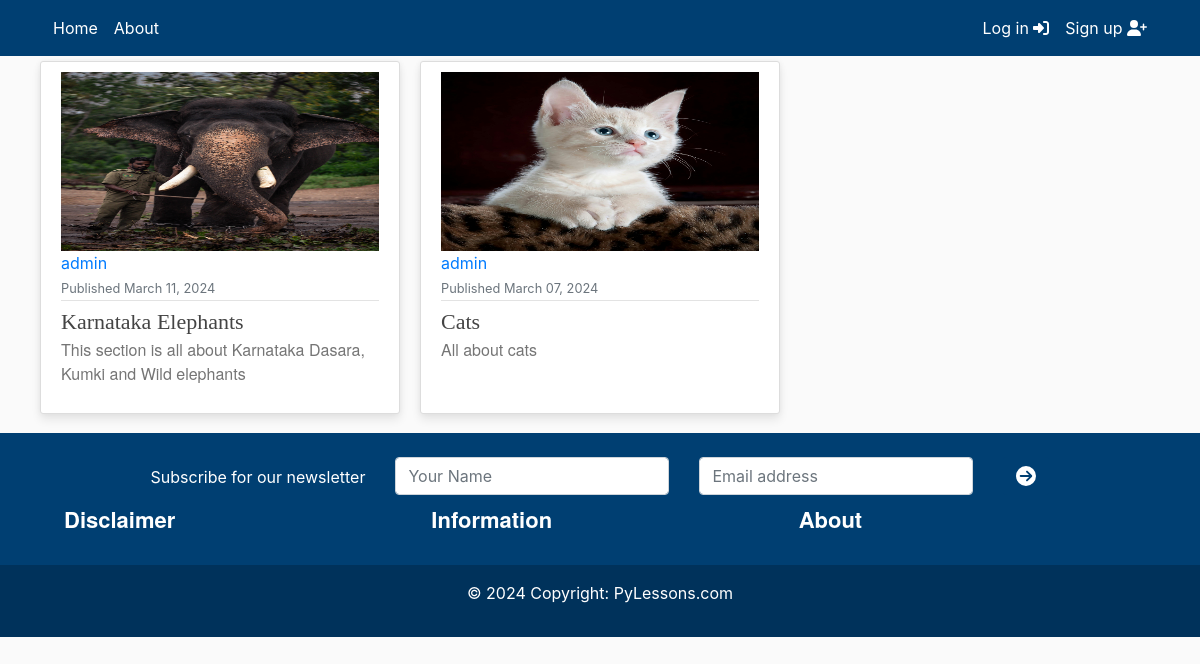
The page / on the database its author committed.
### myapp/models.py (models this page shows, shortened)
class ArticleSeries(models.Model):
    class Meta:
        verbose_name_plural = 'Article Series'
        ordering = ['-published']
    def image_upload_to(self, instance=None):
        if instance:
            return os.path.join('ArticleSeries', slugify(self.slug), instance)
        return None
    image = models.ImageField(default='default/noimage.jpg', upload_to=image_upload_to, max_length=255)
    title = models.CharField(max_length=200)
    subtitle = models.CharField(max_length=200, default='', blank=False)
    slug = models.SlugField('Series slug', null=False, blank=False, unique=True)
    published = models.DateTimeField("Date published", default=timezone.now)
    author = models.ForeignKey(get_user_model(), default=1, on_delete=models.SET_DEFAULT)

### users/models.py (models this page shows)
class CustomUser(AbstractUser):
    STATUS_CHOICES = (
        ('regular', 'Regular'),
        ('subscriber', 'Subscriber'),
        ('moderator', 'Moderator')
    )
    def __str__(self) -> str:
        return self.username
    def image_upload_to(self, instance=None):
        if instance:
            return os.path.join('Users', self.username, instance)
        return None
    image = models.ImageField(
        default='default/user.jpg', upload_to=image_upload_to)
    email = models.EmailField(unique=True)
    status = models.CharField(
        max_length=100, choices=STATUS_CHOICES, default='regular')
    description = models.TextField(
        'Description', max_length=600, default='', blank=True)

### myapp/views.py (the view)
# urls.py: path("", views.homepage, name="homepage"),
def homepage(request):
    article_series = ArticleSeries.objects.all()
    context = {'objects': article_series, 'type': 'series'}
    return render(request, 'myapp/home.html', context=context)

### myapp/templates/myapp/home.html (shortened to what this page needs)
{% extends "myapp/header.html" %}
{% block content %}
    <div class="row display-flex justify-content-start">
    {% for object in objects %}
        <div class="col-lg-4 col-md-6 col-sm-12 mobiledevice">
            <article class="media content-section customhover" style="height: 95%;">
                <div class="media-body">
                    <a href="/{{object.slug}}">
                        <div class="aspect-ratio-box">
                            <img class="img-fluid" src="{{ object.image.url }}">
                        </div>
                    </a>
                    <div class="d-flex article-metadata">
                        <div>
                            <a class="mr-2" href="{% url 'users:profile' object.author %}">{{ object.author }}</a><br>
                            <small class="text-muted">Published {{ object.published|date:"F d, Y" }}</small>
                        </div>
                    </div>
                    <div>
                        <a class="article-title line-clamp-2 title-style" style="font-size: 22px" href="/{{object.slug}}">
                            {{ object.title }}
                        </a>
                        <a href="/{{object.slug}}" style="text-decoration: none;">
                            <p class="article-content line-clamp-5 subtitle-style">{{ object.subtitle }}</p>
                        </a>
                    </div>
                </div>
            </article>
        </div>
    {% endfor %}
    </div>
{% endblock content %}

### myapp/static/myapp/main.css (style rules this page uses)
:root { --footercolor: #003F72; --navbarcolor: #003F72; --btncolor: #003F72; --socialcolor: #003F72; --brightText: #ffffff; }
body { background: #fafafa; }
.content-section { background: #ffffff; padding: 10px 20px; border: 1px solid #dddddd; border-radius: 3px; margin-bottom: 20px; }
.article-title { color: #444444; }
.article-content { white-space: pre-line; }
.article-metadata { padding-bottom: 1px; margin-bottom: 4px; border-bottom: 1px solid #e3e3e3 }
.row.display-flex { display: flex; flex-wrap: wrap; }
.row.display-flex > [class*='col-'] { flex-grow: 1; }
.customhover { background: #fff; box-shadow: 0 6px 10px rgba(0,0,0,.08), 0 0 6px rgba(0,0,0,.05); transition: .3s transform cubic-bezier(.155,1.105,.295,1.12),.3s box-shadow,.3s -webkit-transform cubic-bezier(.155,1.105,.295,1.12); cursor: pointer; }
@media screen and (min-width: 600px) { .mobiledevice { padding-left: 10px; padding-right: 10px; } }
.title-style { font-family: fell, Georgia, Cambria, 'Times New Roman', Times, serif !important; }
.subtitle-style { font-family: sohne, 'Helvetica Neue', Helvetica, Arial, sans-serif !important; color: rgba(117, 117, 117, 1) !important; }
.aspect-ratio-box { position: relative; }
.aspect-ratio-box::after { display: block; content: ''; padding-bottom: 56.25%; }
.aspect-ratio-box img { position: absolute; left: 0; top: 0; width: 100%; height: 100%; }

### rows shown on the page
ArticleSeries: image (picture), author "admin", published "March 11, 2024", title "Karnataka Elephants", subtitle "This section is all about Karnataka Dasara, Kumki and Wild elephants"
ArticleSeries: image (picture), author "admin", published "March 07, 2024", title "Cats", subtitle "All about cats"
